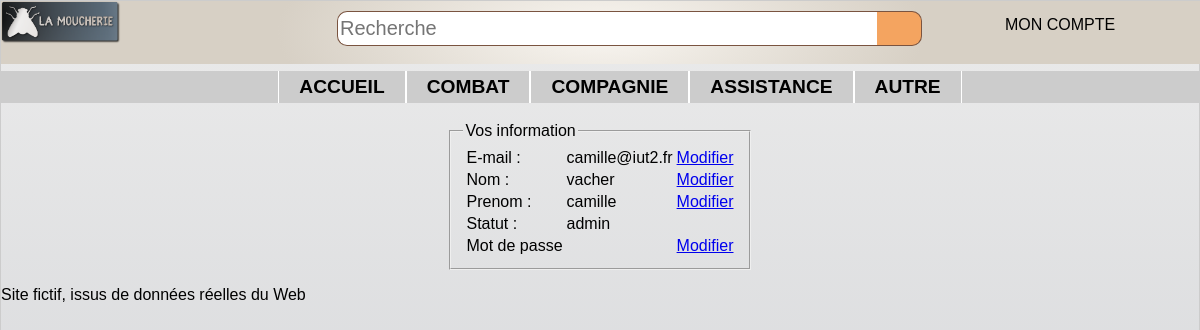
The app's page /controler/main.ctrl.php?infocompte=1 (signed in) with its own data.
### tables this page shows
CREATE TABLE categorie (
	id INTEGER PRIMARY KEY,
	nom TEXT,
	pere INTEGER,
	FOREIGN KEY(pere) REFERENCES categorie(id)
);

CREATE TABLE user (
	id INTEGER PRIMARY KEY,
	mail TEXT UNIQUE,
	pass TEXT,
	nom TEXT,
	prenom TEXT,
	statut TEXT check (statut in ('simple', 'admin'))
);

### controler/infoCompte.ctrl.php (called while the page is built, shortened)
<?php
 if (isset($_GET['mailCompte'])){
   $user = $dao->getUser($_GET['mailCompte']);
   $autre = 1;
 }else{
   $currentUser = $dao->getUser($_SESSION['mail']);
   $autre = 0;
 }
 include('../view/infoCompte.view.php');
?>

### model/DAO.class.php (called while the page is built, shortened)
<?php
    $dao = new DAO();
    class DAO {
        private $db;
        function __construct() {
            try {
              $this->db = new PDO('sqlite:../data/db/lamoucherie.db');
            }
            catch (PDOException $e){
              die("erreur de connexion:".$e->getMessage());
            }
        }
        function getAllCat() : array {
            $catPere = "SELECT * FROM categorie WHERE id=pere";
            $descripteur = $this->db->query($catPere);
            $resCatPere = $descripteur->fetchAll(PDO::FETCH_CLASS, 'Categorie');
            $resultat = array();
            foreach ($resCatPere as $key => $value) {
              $sousCatPere = "SELECT * FROM categorie WHERE pere=$value->id AND id!=pere";
              $descripteur = $this->db->query($sousCatPere);
              $resSousCatPere = $descripteur->fetchAll(PDO::FETCH_CLASS, 'Categorie');
              array_unshift($resSousCatPere, $value);
              $resultat[] = $resSousCatPere;
            }
            return $resultat;
        }
        function verifMail($mail) : int {
          $req = $this->db->prepare("SELECT * FROM user WHERE mail= :mail");
          $req->execute(array('mail' => $mail));
          $result = $req->fetchAll(PDO::FETCH_CLASS, 'User');
          return sizeof($result);
        }
        function getUser($mail){
            $req = $this->db->prepare("SELECT * FROM user WHERE mail=?");
            $req->execute(array($mail));
            $result = $req->fetchAll(PDO::FETCH_CLASS, 'User');
            return $result[0];
        }
    }
    ?>

### view/infoCompte.view.php (the view, shortened to what this page needs)
<?php
include("../view/header.php");
  echo '<section>';
    echo"<fieldset>";
      if (isset($user)){
        echo"<legend> Information d'un utilisateur </legend>";
        $currentUser = $user;
      }else{
        echo"<legend> Vos information </legend>";
      }
          echo "<table>";
            echo "<tr>";
              echo "<td>E-mail :</td>";
              echo "<td>$currentUser->mail</td>";
              if ($autre)
                echo "<td><a href=\"../controler/main.ctrl.php?infocompte=1&mailCompte=$currentUser->mail&modif=mail\">Modifier</a></td>";
              else
                echo "<td><a href=\"../controler/main.ctrl.php?infocompte=1&modif=mail\">Modifier</a></td>";
            echo "</tr>";
            echo "<tr>";
              echo "<td>Nom :</td>";
              echo "<td>$currentUser->nom</td>";
              if ($autre)
                echo "<td><a href=\"../controler/main.ctrl.php?infocompte=1&mailCompte=$currentUser->mail&modif=nom\">Modifier</a></td>";
              else
                echo "<td><a href=\"../controler/main.ctrl.php?infocompte=1&modif=nom\">Modifier</a></td>";
            echo "</tr>";
            echo "<tr>";
              echo "<td>Prenom :</td>";
              echo "<td>$currentUser->prenom</td>";
              if ($autre)
                echo "<td><a href=\"../controler/main.ctrl.php?infocompte=1&mailCompte=$currentUser->mail&modif=prenom\">Modifier</a></td>";
              else
                echo "<td><a href=\"../controler/main.ctrl.php?infocompte=1&modif=prenom\">Modifier</a></td>";
            echo "</tr>";
            echo "<tr>";
              echo "<td>Statut :</td>";
              echo "<td>$currentUser->statut</td>";
            echo "</tr>";
            echo "<tr>";
              echo "<td>Mot de passe</td>";
              echo "<td></td>";
              if ($autre)
                echo "<td><a href=\"../controler/main.ctrl.php?infocompte=1&mailCompte=$currentUser->mail&modif=mdp\">Modifier</a></td>";
              else
                echo "<td><a href=\"../controler/main.ctrl.php?infocompte=1&modif=mdp\">Modifier</a></td>";
            echo "</tr>";
          echo "</table>";
    echo"</fieldset>";
  echo '</section>';
include("../view/footer.php");
?>

### view/header.php (shortened to what this page needs)
<html>
<head>
  <link rel="stylesheet" type="text/css" href="../view/design/style.css">
</head>
<body class="bridge">
  <header>
    <img src="../view/design/logo-moucherieTrans.png" alt="logo-moucherieTrans">
    <form class="formulaire" action="index.html" method="post">
      <input class="champ" type="text" placeholder="Recherche"/>
      <input class="bouton" type="button" value=" " />
    </form>
  </header>
  <nav class="connexion">
    <ul>
      <?php
          if ($userConnected){
            echo "<li>MON COMPTE";
            echo "</li>";
          }
       ?>
    </ul>
  </nav>
  <nav class="menu">
    <ul>
      <li><a href="../controler/main.ctrl.php">accueil</a></li>
      <?php
        foreach ($listeCategorie as $key => $value) {
          if (sizeof($value)>1){
            $catPere = $value[0]->nom;
            $numCat = $value[0]->id;
            echo"<li><a href=\"../controler/main.ctrl.php?cat=$numCat\">$catPere</a>";
            echo"</li>";
          }else{
            $catPere = $value[0]->nom;
            $numCat = $value[0]->id;
            echo"<li><a href=\"../controler/main.ctrl.php?cat=$numCat\">$catPere</a></li>";
          }
        }
      ?>
    </ul>
  </nav>

### view/design/style.css (style rules this page uses)
.bridge { background-image: -webkit-linear-gradient(top, #EBEBEB 0%, #DCDDDF 48%, #C4C5C7 99%); background-image: linear-gradient(-180deg, #EBEBEB 0%, #DCDDDF 48%, #C4C5C7 99%); margin: 0px; }
body { font-family: HelveticaNeueW01-Thin,HelveticaNeueW02-Thin,HelveticaNeueW10-35Thin,sans-serif; margin: auto; border: 1px solid #CCC; box-shadow: 10px 10px 5px #888888; }
header { font-size:large; font-weight: bolder; width: 100%; border-left: none; border-right: none; margin: 0px; margin-top: 0px; padding: 0px; display: flex; position: fixed; justify-content: space-between; background-image: -webkit-radial-gradient(27% 185%, #F9F6F1 0%, #D7D0C5 100%); background-image: radial-gradient(27% 185%, #F9F6F1 0%, #D7D0C5 100%); }
.formulaire { display:flex; justify-content: flex-start; width: 50%; height: 35px; margin-top: 10px; margin-right: 22%; }
.formulaire .champ { width: 90%; height:35px; background-color: #ffff; border: solid 1px #7a5440; border-right: solid 0px; border-radius: 10px; border-top-right-radius: 0px; border-bottom-right-radius: 0px; font-family: arial, verdana, sans-serif; font-size: 20px; margin: 0px; padding: 2px; }
.formulaire .bouton { background-color: #F4A460; background-repeat: no-repeat; border-radius: 10px,10px,0px,0px; width: 45px; height: 100%; padding: 0px; margin: 0px; border-left: solid 0px; border-radius: 10px; border-top-left-radius: 0px; border-bottom-left-radius: 0px; vertical-align: top; border: solid 1px #7a5440; border-left: solid 0px; }
.connexion { width: 300px; height: auto; position: fixed; top : 0px; right: 10px; }
.connexion ul { list-style-type:none; display : flex; justify-content: center; }
header img { width: 10%; height: 50%; }
.menu ul { background: #CCCCCC; font-size: 1.2em; list-style-type:none; display : flex; justify-content: center; margin-top : 70px; font-weight: bold; text-transform: uppercase; color : black; }
.menu ul li a { display: inline-block; padding:5px 20px; border-left: 1px solid white; border-right: 1px solid white; }
li a:link { text-decoration:none; color : black; }
section { display: flex; margin: auto; flex-wrap: wrap; justify-content :center; max-width: 840px; }

### records on screen
categorie: nom "COMBAT"
categorie: nom "COMPAGNIE"
categorie: nom "ASSISTANCE"
categorie: nom "AUTRE"
user: mail "camille@iut2.fr", nom "vacher", prenom "camille", statut "admin"
